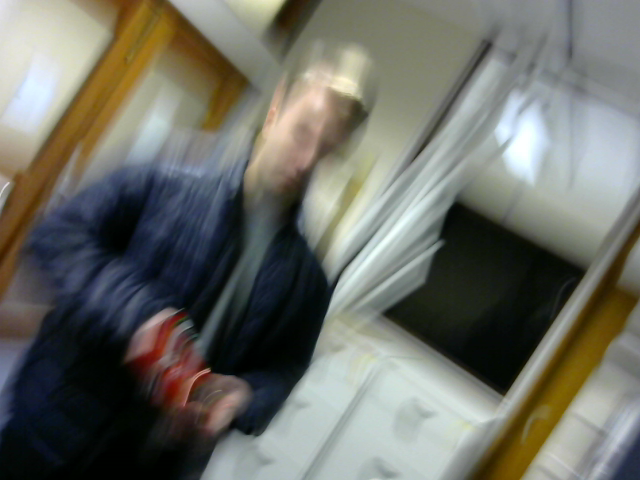
#> input picture dani_robot_image0.png, 640 x 480 px, given in place of the camera
$ python blue_openCV.py
#> lines starting #> are read from the running program, lines starting #| are printed output that depends on the picture; after the words box and inside, x2 and y2 are one past the last pixel; in counts of white or black regions, pixels touching at a corner belong together
import cv2
import numpy as np

cap = cv2.VideoCapture(0)


def denoise(frame):
    frame = cv2.medianBlur(frame, 5)
    frame = cv2.GaussianBlur(frame, (5, 5), 0)
    return frame

while(1):

    # Take each frame
    _, frame = cap.read()
#> frame is the input picture: shape (480, 640, 3); mean B, G, R 101.6, 109.8, 108.7

    frame = denoise(frame)

    # Convert BGR to HSV
    hsv = cv2.cvtColor(frame, cv2.COLOR_BGR2HSV)
#> hsv: shape (480, 640, 3); mean H, S, V 63.6, 75.4, 117.1

    # define range of blue color in HSV
    lower_blue = np.array([110,50,50])
    lower_blue1 = np.uint8([[[110,50,50]]])
    lower_blue_bgr = cv2.cvtColor(lower_blue1, cv2.COLOR_HSV2BGR)
    upper_blue = np.array([130,255,255])
    upper_blue1 = np.uint8([[[130, 255, 255]]])
    upper_blue_bgr = cv2.cvtColor(upper_blue1, cv2.COLOR_HSV2BGR)

    print(lower_blue_bgr)
    print(upper_blue_bgr)


    # Threshold the HSV image to get only blue colors
    mask = cv2.inRange(hsv, lower_blue, upper_blue)
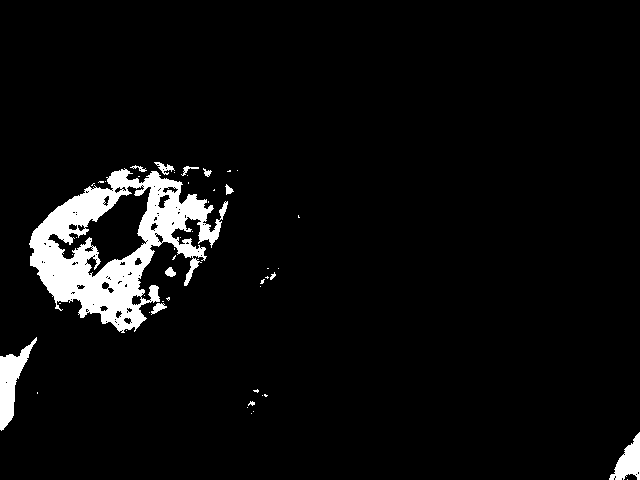
#> mask: shape (480, 640); 5.1% white; 49 white regions (37 under 20 px), largest, box (x1, y1, x2, y2) and area: (29, 168, 228, 333) 13018, (0, 337, 37, 431) 1336, (609, 432, 640, 480) 768

    # Bitwise-AND mask and original image
    res = cv2.bitwise_and(frame,frame, mask= mask)
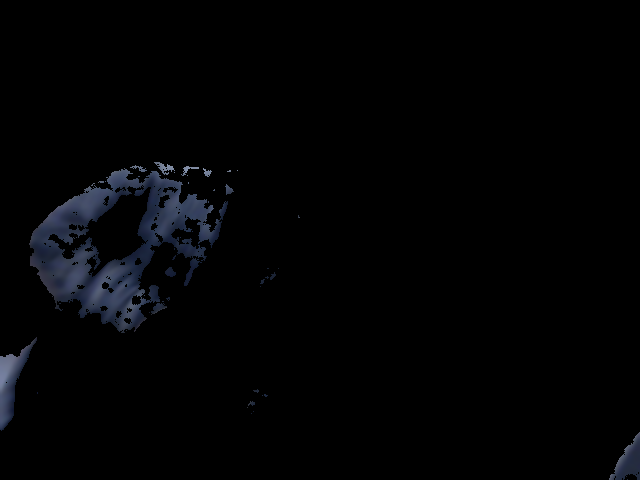
#> res: shape (480, 640, 3); mean of channels 0, 1, 2 4.2, 3, 2.5; drawn as B, G, R
    #mask_red

    cv2.imshow('frame',frame)
    cv2.imshow('mask',mask)
    cv2.imshow('res',res)
    k = cv2.waitKey(5) & 0xFF
#> (key Esc is pressed here)
    if k == 27:
        break

$ run again, on dani_robot_image1.png
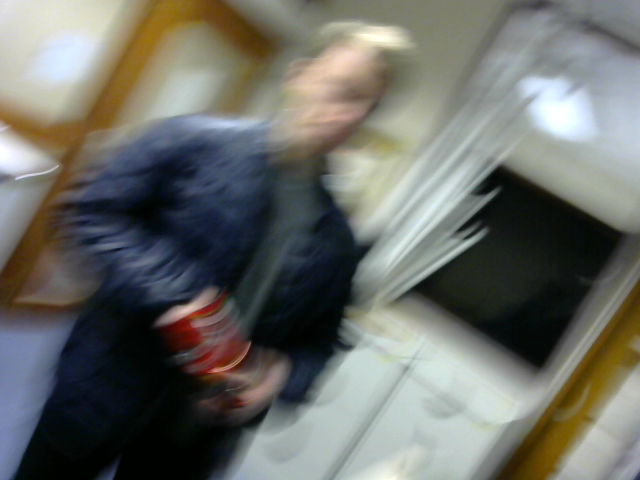
#> input picture dani_robot_image1.png, 640 x 480 px, given in place of the camera
#> frame is the input picture: shape (480, 640, 3); mean B, G, R 103.5, 109, 107.5
#> hsv: shape (480, 640, 3); mean H, S, V 66.3, 72.7, 117.1
#> `mask = cv2.inRange(hsv, lower_blue, upper_blue)`:
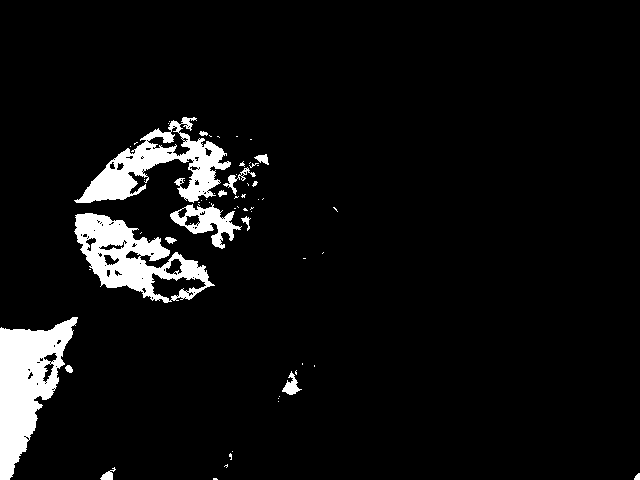
#> mask: shape (480, 640); 6.2% white; 63 white regions (48 under 20 px), largest, box (x1, y1, x2, y2) and area: (0, 317, 78, 480) 6462, (74, 213, 215, 303) 5286, (74, 117, 231, 203) 4921
#> `res = cv2.bitwise_and(frame,frame, mask= mask)`:
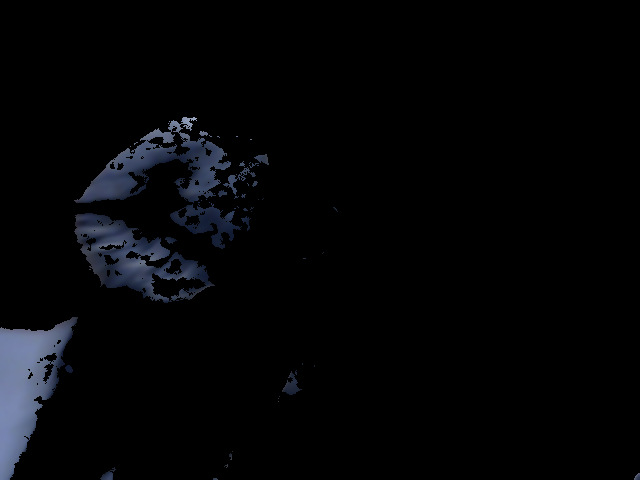
#> res: shape (480, 640, 3); mean of channels 0, 1, 2 6.5, 4.9, 4.2; drawn as B, G, R

$ run again, on dani_robot_image10.png
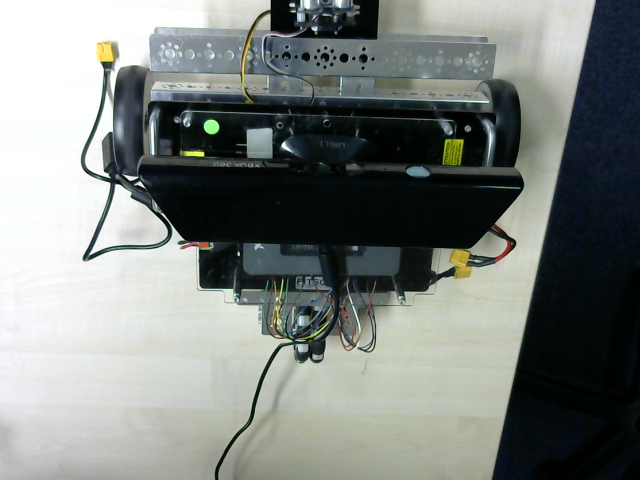
#> input picture dani_robot_image10.png, 640 x 480 px, given in place of the camera
#> frame is the input picture: shape (480, 640, 3); mean B, G, R 126, 129.6, 124.5
#> in denoise, `frame = cv2.medianBlur(frame, 5)`:
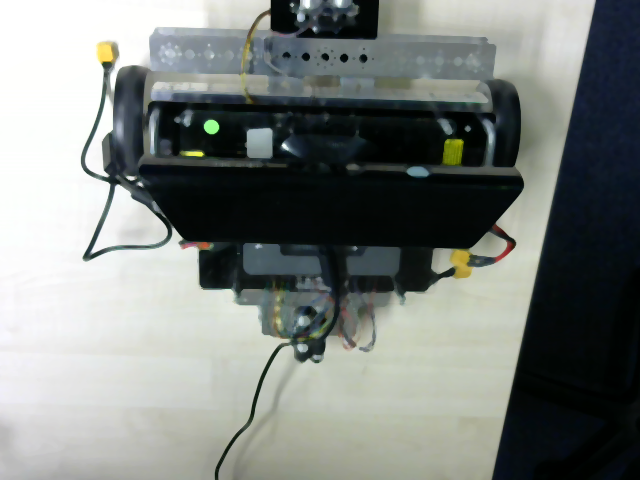
#> frame: shape (480, 640, 3); mean of channels 0, 1, 2 125.7, 129.4, 124.2; drawn as B, G, R
#> hsv: shape (480, 640, 3); mean H, S, V 67.1, 62.4, 131.2
#> `mask = cv2.inRange(hsv, lower_blue, upper_blue)`:
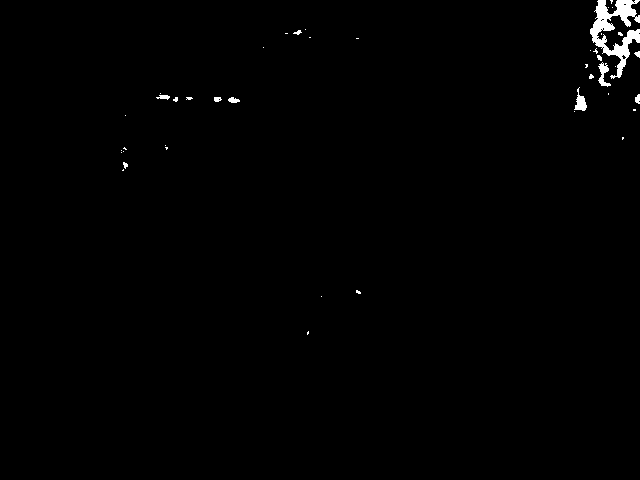
#> mask: shape (480, 640); 0.74% white; 44 white regions (33 under 20 px), largest, box (x1, y1, x2, y2) and area: (590, 0, 640, 79) 1554, (574, 87, 587, 111) 150, (598, 62, 611, 87) 149

$ run again, on dani_robot_image11.png
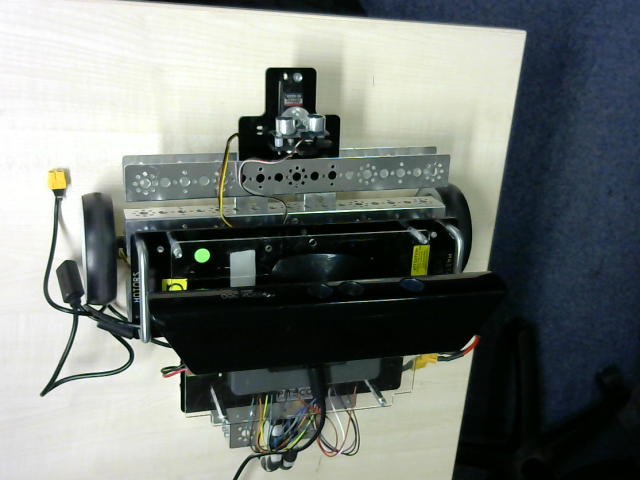
#> input picture dani_robot_image11.png, 640 x 480 px, given in place of the camera
#> frame is the input picture: shape (480, 640, 3); mean B, G, R 118.6, 123, 116.8
#> hsv: shape (480, 640, 3); mean H, S, V 63.2, 74.7, 125.8
#> `mask = cv2.inRange(hsv, lower_blue, upper_blue)`:
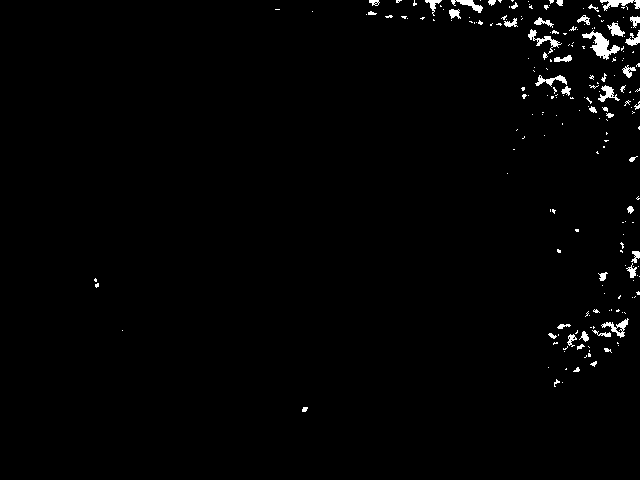
#> mask: shape (480, 640); 1.3% white; 210 white regions (164 under 20 px), largest, box (x1, y1, x2, y2) and area: (582, 30, 620, 60) 419, (600, 0, 640, 11) 209, (528, 29, 562, 54) 198
#> `res = cv2.bitwise_and(frame,frame, mask= mask)`:
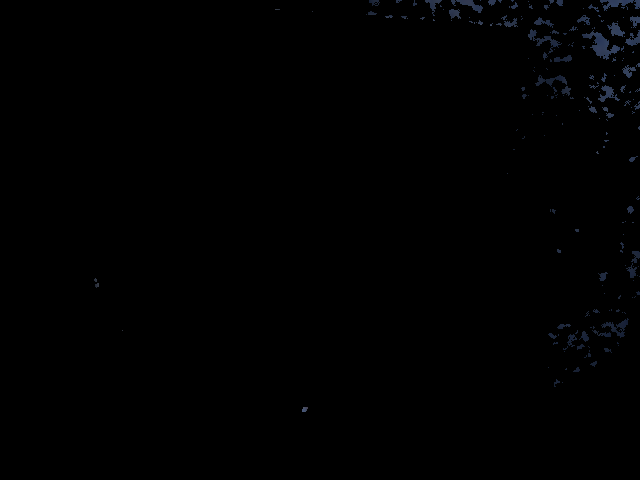
#> res: shape (480, 640, 3); mean of channels 0, 1, 2 1, 0.7, 0.5; drawn as B, G, R
